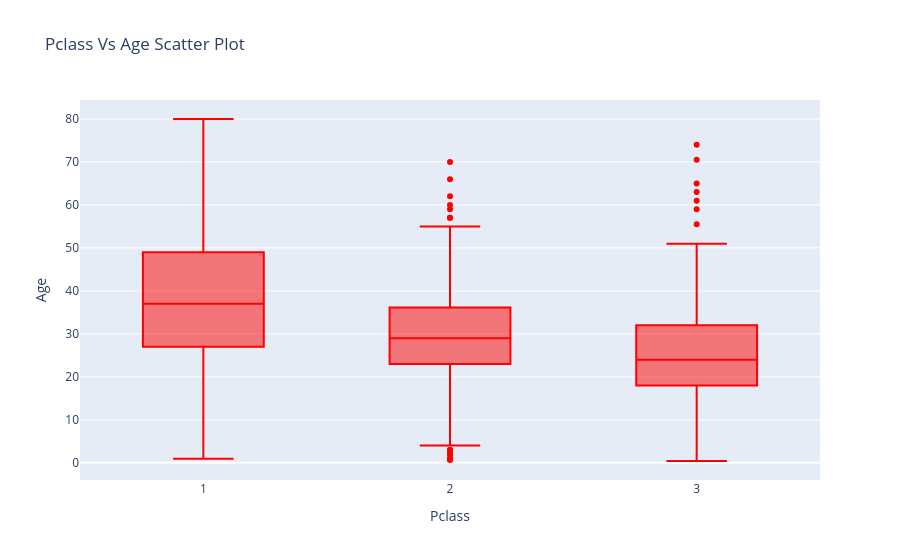

This figure's notebook cell:
### Code cell
#Box plot and Scatter Plot
trace = go.Box(x=data['Pclass'],
               y=data['Age'],
               marker={'color':'red'})
#defining layout
layout = go.Layout(title='Pclass Vs Age Scatter Plot',
                   xaxis=dict(title='Pclass'),
                   yaxis={'title':'Age'},
                   hovermode='closest')
fig = go.Figure(data=trace,layout = layout)
fig.show()

### Figure 1 — Plotly figure (JSON) as saved in the notebook; plotly's stock layout.template omitted (floating-point values rounded to 4 significant figures; data arrays with more than 128 entries replaced by an {"elided": "..."} marker saying what was removed)
{"data": [{"marker": {"color": "red"}, "x": {"elided": "891 int values"}, "y": {"elided": "891 float values"}, "type": "box"}], "layout": {"hovermode": "closest", "title": {"text": "Pclass Vs Age Scatter Plot"}, "xaxis": {"title": {"text": "Pclass"}}, "yaxis": {"title": {"text": "Age"}}}}
